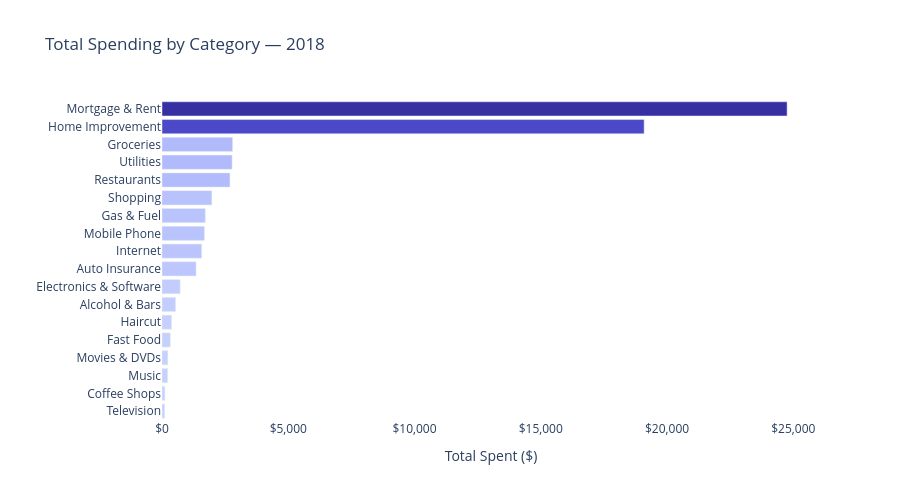

Here is the notebook cell this chart was saved with:
### Code cell
by_category = spending_df.groupby('Category')['Amount'].sum().reset_index()
by_category = by_category.sort_values('Amount', ascending=True)

fig = px.bar(
    by_category,
    x='Amount',
    y='Category',
    orientation='h',
    title='Total Spending by Category — 2018',
    labels={'Amount': 'Total Spent ($)', 'Category': ''},
    color='Amount',
    color_continuous_scale=[
        [0, '#c7d2fe'],
        [0.5, '#6366f1'],
        [1, '#3730a3']
    ]
)

fig.update_layout(
    plot_bgcolor='white',
    paper_bgcolor='white',
    xaxis_tickprefix='$',
    xaxis_tickformat=',.0f',
    coloraxis_showscale=False,
    height=500
)

fig.show()

### Figure 1 — Plotly figure (JSON) as saved in the notebook; plotly's stock layout.template omitted (floating-point values rounded to 4 significant figures)
{"data": [{"hovertemplate": "Total Spent ($)=%{marker.color}<br>=%{y}<extra></extra>", "legendgroup": "", "marker": {"color": [104.8, 115.5, 224.5, 231.8, 330.6, 378.0, 539.1, 719.0, 1350.0, 1571.0, 1680.0, 1715.0, 1973.0, 2691.0, 2776.0, 2795.0, 19090.0, 24750.0], "coloraxis": "coloraxis", "pattern": {"shape": ""}}, "name": "", "orientation": "h", "showlegend": false, "textposition": "auto", "type": "bar", "x": [104.8, 115.5, 224.5, 231.8, 330.6, 378.0, 539.1, 719.0, 1350.0, 1571.0, 1680.0, 1715.0, 1973.0, 2691.0, 2776.0, 2795.0, 19090.0, 24750.0], "xaxis": "x", "y": ["Television", "Coffee Shops", "Music", "Movies & DVDs", "Fast Food", "Haircut", "Alcohol & Bars", "Electronics & Software", "Auto Insurance", "Internet", "Mobile Phone", "Gas & Fuel", "Shopping", "Restaurants", "Utilities", "Groceries", "Home Improvement", "Mortgage & Rent"], "yaxis": "y"}], "layout": {"barmode": "relative", "coloraxis": {"autocolorscale": false, "colorbar": {"title": {"text": "Total Spent ($)"}}, "colorscale": [[0, "#c7d2fe"], [0.5, "#6366f1"], [1, "#3730a3"]], "showscale": false}, "height": 500, "legend": {"tracegroupgap": 0}, "paper_bgcolor": "white", "plot_bgcolor": "white", "title": {"text": "Total Spending by Category — 2018"}, "xaxis": {"anchor": "y", "domain": [0, 1], "tickformat": ",.0f", "tickprefix": "$", "title": {"text": "Total Spent ($)"}}, "yaxis": {"anchor": "x", "domain": [0, 1], "title": {"text": ""}}}}
